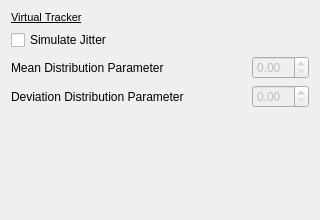
<?xml version="1.0" encoding="UTF-8"?>
<ui version="4.0">
 <class>QmitkVirtualTrackerWidget</class>
 <widget class="QWidget" name="QmitkVirtualTrackerWidget">
  <property name="geometry">
   <rect>
    <x>0</x>
    <y>0</y>
    <width>320</width>
    <height>220</height>
   </rect>
  </property>
  <layout class="QVBoxLayout" name="verticalLayout_22">
   <item>
    <widget class="QLabel" name="Optitrack_label_2">
     <property name="sizePolicy">
      <sizepolicy hsizetype="Preferred" vsizetype="Preferred">
       <horstretch>0</horstretch>
       <verstretch>0</verstretch>
      </sizepolicy>
     </property>
     <property name="text">
      <string>&lt;!DOCTYPE HTML PUBLIC &quot;-//W3C//DTD HTML 4.0//EN&quot; &quot;http://www.w3.org/TR/REC-html40/strict.dtd&quot;&gt;
&lt;html&gt;&lt;head&gt;&lt;meta name=&quot;qrichtext&quot; content=&quot;1&quot; /&gt;&lt;style type=&quot;text/css&quot;&gt;
p, li { white-space: pre-wrap; }
&lt;/style&gt;&lt;/head&gt;&lt;body style=&quot; font-family:'MS Shell Dlg 2'; font-size:8pt; font-weight:400; font-style:normal;&quot;&gt;
&lt;p style=&quot; margin-top:0px; margin-bottom:0px; margin-left:0px; margin-right:0px; -qt-block-indent:0; text-indent:0px;&quot;&gt;&lt;span style=&quot; text-decoration: underline;&quot;&gt;Virtual Tracker&lt;/span&gt;&lt;/p&gt;&lt;/body&gt;&lt;/html&gt;</string>
     </property>
    </widget>
   </item>
   <item>
    <widget class="QCheckBox" name="m_EnableGaussianNoise">
     <property name="text">
      <string>Simulate Jitter</string>
     </property>
    </widget>
   </item>
   <item>
    <layout class="QHBoxLayout" name="horizontalLayout_20">
     <item>
      <widget class="QLabel" name="label_3">
       <property name="text">
        <string>Mean Distribution Parameter</string>
       </property>
      </widget>
     </item>
     <item>
      <spacer name="horizontalSpacer_14">
       <property name="orientation">
        <enum>Qt::Horizontal</enum>
       </property>
       <property name="sizeHint" stdset="0">
        <size>
         <width>40</width>
         <height>20</height>
        </size>
       </property>
      </spacer>
     </item>
     <item>
      <widget class="QDoubleSpinBox" name="m_MeanDistributionParam">
       <property name="enabled">
        <bool>false</bool>
       </property>
      </widget>
     </item>
    </layout>
   </item>
   <item>
    <layout class="QHBoxLayout" name="horizontalLayout_21">
     <item>
      <widget class="QLabel" name="label_4">
       <property name="text">
        <string>Deviation Distribution Parameter</string>
       </property>
      </widget>
     </item>
     <item>
      <spacer name="horizontalSpacer_15">
       <property name="orientation">
        <enum>Qt::Horizontal</enum>
       </property>
       <property name="sizeHint" stdset="0">
        <size>
         <width>40</width>
         <height>20</height>
        </size>
       </property>
      </spacer>
     </item>
     <item>
      <widget class="QDoubleSpinBox" name="m_DeviationDistributionParam">
       <property name="enabled">
        <bool>false</bool>
       </property>
      </widget>
     </item>
    </layout>
   </item>
   <item>
    <spacer name="verticalSpacer_11">
     <property name="orientation">
      <enum>Qt::Vertical</enum>
     </property>
     <property name="sizeHint" stdset="0">
      <size>
       <width>20</width>
       <height>81</height>
      </size>
     </property>
    </spacer>
   </item>
  </layout>
 </widget>
 <resources/>
 <connections/>
</ui>
